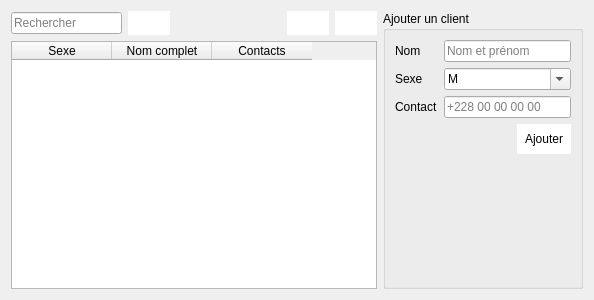
<?xml version="1.0" encoding="UTF-8"?>
<ui version="4.0">
 <class>listclients</class>
 <widget class="QDialog" name="listclients">
  <property name="geometry">
   <rect>
    <x>0</x>
    <y>0</y>
    <width>594</width>
    <height>300</height>
   </rect>
  </property>
  <property name="windowTitle">
   <string>Liste des clients</string>
  </property>
  <layout class="QHBoxLayout" name="horizontalLayout_3">
   <item>
    <layout class="QVBoxLayout" name="verticalLayout_2">
     <item>
      <layout class="QHBoxLayout" name="horizontalLayout_2">
       <item>
        <widget class="QLineEdit" name="search">
         <property name="placeholderText">
          <string>Rechercher</string>
         </property>
        </widget>
       </item>
       <item>
        <widget class="QPushButton" name="pushButton_2">
         <property name="styleSheet">
          <string notr="true">background-color:white;
border:none;
padding:5px;</string>
         </property>
         <property name="text">
          <string/>
         </property>
         <property name="icon">
          <iconset resource="img.qrc">
           <normaloff>:/img/images/imprimer.png</normaloff>:/img/images/imprimer.png</iconset>
         </property>
        </widget>
       </item>
       <item>
        <spacer name="horizontalSpacer_2">
         <property name="orientation">
          <enum>Qt::Horizontal</enum>
         </property>
         <property name="sizeHint" stdset="0">
          <size>
           <width>40</width>
           <height>20</height>
          </size>
         </property>
        </spacer>
       </item>
       <item>
        <widget class="QPushButton" name="btn_edit">
         <property name="styleSheet">
          <string notr="true">background-color:white;
border:none;
padding:5px;</string>
         </property>
         <property name="text">
          <string/>
         </property>
         <property name="icon">
          <iconset resource="img.qrc">
           <normaloff>:/img/images/edit.png</normaloff>:/img/images/edit.png</iconset>
         </property>
        </widget>
       </item>
       <item>
        <widget class="QPushButton" name="btn_del">
         <property name="styleSheet">
          <string notr="true">background-color:white;
border:none;
padding:5px;</string>
         </property>
         <property name="text">
          <string/>
         </property>
         <property name="icon">
          <iconset resource="img.qrc">
           <normaloff>:/img/images/trash-outline.svg</normaloff>:/img/images/trash-outline.svg</iconset>
         </property>
        </widget>
       </item>
      </layout>
     </item>
     <item>
      <widget class="QTableWidget" name="table_liste_point_vente">
       <property name="gridStyle">
        <enum>Qt::DashDotDotLine</enum>
       </property>
       <column>
        <property name="text">
         <string>Sexe</string>
        </property>
       </column>
       <column>
        <property name="text">
         <string>Nom complet</string>
        </property>
       </column>
       <column>
        <property name="text">
         <string>Contacts</string>
        </property>
       </column>
      </widget>
     </item>
    </layout>
   </item>
   <item>
    <widget class="QGroupBox" name="groupBox">
     <property name="maximumSize">
      <size>
       <width>200</width>
       <height>16777215</height>
      </size>
     </property>
     <property name="title">
      <string>Ajouter un client</string>
     </property>
     <layout class="QVBoxLayout" name="verticalLayout">
      <item>
       <layout class="QFormLayout" name="formLayout">
        <property name="fieldGrowthPolicy">
         <enum>QFormLayout::AllNonFixedFieldsGrow</enum>
        </property>
        <item row="0" column="0">
         <widget class="QLabel" name="label">
          <property name="text">
           <string>Nom</string>
          </property>
         </widget>
        </item>
        <item row="1" column="0">
         <widget class="QLabel" name="label_2">
          <property name="text">
           <string>Sexe</string>
          </property>
         </widget>
        </item>
        <item row="2" column="0">
         <widget class="QLabel" name="label_3">
          <property name="text">
           <string>Contact</string>
          </property>
         </widget>
        </item>
        <item row="0" column="1">
         <widget class="QLineEdit" name="nom">
          <property name="placeholderText">
           <string>Nom et prénom</string>
          </property>
         </widget>
        </item>
        <item row="2" column="1">
         <widget class="QLineEdit" name="contact">
          <property name="placeholderText">
           <string>+228 00 00 00 00</string>
          </property>
         </widget>
        </item>
        <item row="1" column="1">
         <widget class="QComboBox" name="sexe">
          <property name="editable">
           <bool>true</bool>
          </property>
          <item>
           <property name="text">
            <string>M</string>
           </property>
          </item>
          <item>
           <property name="text">
            <string>F</string>
           </property>
          </item>
         </widget>
        </item>
       </layout>
      </item>
      <item>
       <layout class="QHBoxLayout" name="horizontalLayout">
        <item>
         <spacer name="horizontalSpacer">
          <property name="orientation">
           <enum>Qt::Horizontal</enum>
          </property>
          <property name="sizeHint" stdset="0">
           <size>
            <width>40</width>
            <height>20</height>
           </size>
          </property>
         </spacer>
        </item>
        <item>
         <widget class="QPushButton" name="pushButton">
          <property name="styleSheet">
           <string notr="true">border:none;
background-color:white;
padding:8px;</string>
          </property>
          <property name="text">
           <string>Ajouter</string>
          </property>
         </widget>
        </item>
       </layout>
      </item>
      <item>
       <widget class="QLabel" name="alerte">
        <property name="text">
         <string/>
        </property>
       </widget>
      </item>
      <item>
       <spacer name="verticalSpacer">
        <property name="orientation">
         <enum>Qt::Vertical</enum>
        </property>
        <property name="sizeHint" stdset="0">
         <size>
          <width>20</width>
          <height>40</height>
         </size>
        </property>
       </spacer>
      </item>
     </layout>
    </widget>
   </item>
  </layout>
 </widget>
 <resources>
  <include location="img.qrc"/>
 </resources>
 <connections/>
</ui>
